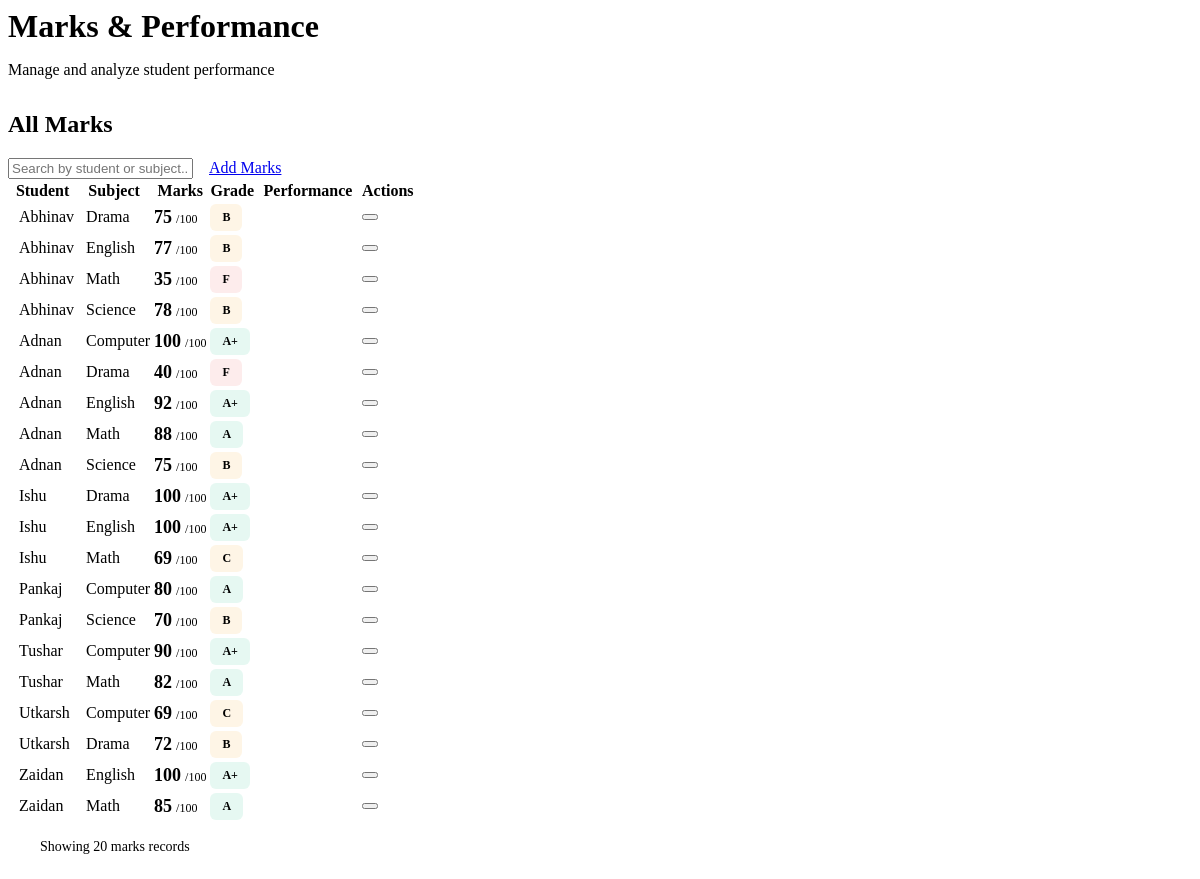
Screenshot of /view_marks.php (signed in) with the database file from the repository.
### tables this page shows
CREATE TABLE `marks` (
  `id` int(11) NOT NULL,
  `student_id` int(11) DEFAULT NULL,
  `subject_id` int(11) DEFAULT NULL,
  `marks` int(11) DEFAULT NULL
);

CREATE TABLE `users` (
  `id` int(11) NOT NULL,
  `name` varchar(100) DEFAULT NULL,
  `email` varchar(100) DEFAULT NULL,
  `password` varchar(100) DEFAULT NULL,
  `role` enum('admin','teacher','student') NOT NULL
);

CREATE TABLE `subjects` (
  `id` int(11) NOT NULL,
  `subject_name` varchar(100) DEFAULT NULL
);

### view_marks.php (the view, shortened to what this page needs)
<?php
include 'config.php';
$search = isset($_GET['search']) ? mysqli_real_escape_string($conn, $_GET['search']) : '';
if ($_SESSION['role'] == 'student') {
    $id = $_SESSION['user_id'];
    $query = "SELECT marks.id, users.name, subjects.subject_name, marks.marks
              FROM marks
              JOIN subjects ON marks.subject_id = subjects.id
              JOIN users ON marks.student_id = users.id
              WHERE marks.student_id = '$id'";
    if (!empty($search)) {
        $query .= " AND (users.name LIKE '%$search%' OR subjects.subject_name LIKE '%$search%')";
    }
    $query .= " ORDER BY subjects.subject_name";
} else {
    $query = "SELECT marks.id, users.name, subjects.subject_name, marks.marks
              FROM marks
              JOIN subjects ON marks.subject_id = subjects.id
              JOIN users ON marks.student_id = users.id";
    $query .= " ORDER BY users.name, subjects.subject_name";
}
$result = mysqli_query($conn, $query);
$marks_data = [];
while ($row = mysqli_fetch_assoc($result)) {
    $marks_data[] = $row;
}
?>
<div class="main-content">
    <div class="page-header">
        <h1>Marks & Performance</h1>
        <p class="text-secondary">
            <?php
            if ($_SESSION['role'] == 'student') {
                echo 'View your academic performance and grades';
            } else {
                echo 'Manage and analyze student performance';
            }
            ?>
        </p>
    </div>
    <div class="table-container">
        <div class="table-header">
            <h2 class="card-title">
                <?php echo $_SESSION['role'] == 'student' ? 'My Marks' : 'All Marks'; ?>
            </h2>
            <div class="table-actions">
                <div class="search-box">
                    <input type="text"
                           id="searchInput"
                           placeholder="Search by student or subject..."
                           value="<?php echo htmlspecialchars($search); ?>"
                           onkeyup="performSearch()">
                </div>
                <?php if ($_SESSION['role'] != 'student'): ?>
                    <a href="add_marks.php" class="btn btn-primary">
                        Add Marks
                    </a>
                <?php endif; ?>
            </div>
        </div>
        <div class="table-wrapper">
            <table>
                <thead>
                    <tr>
                        <?php if ($_SESSION['role'] != 'student'): ?>
                            <th>Student</th>
                        <?php endif; ?>
                        <th>Subject</th>
                        <th>Marks</th>
                        <th>Grade</th>
                        <th>Performance</th>
                        <?php if ($_SESSION['role'] == 'admin'): ?>
                            <th>Actions</th>
                        <?php endif; ?>
                    </tr>
                </thead>
                <tbody>
                    <?php
                    if (count($marks_data) > 0) {
                        foreach ($marks_data as $r) {
                            $grade = 'F';
                            $grade_class = 'danger';
                            if ($r['marks'] >= 90) { $grade = 'A+'; $grade_class = 'success'; }
                            elseif ($r['marks'] >= 80) { $grade = 'A'; $grade_class = 'success'; }
                            elseif ($r['marks'] >= 70) { $grade = 'B'; $grade_class = 'warning'; }
                            elseif ($r['marks'] >= 60) { $grade = 'C'; $grade_class = 'warning'; }
                            elseif ($r['marks'] >= 50) { $grade = 'D'; $grade_class = 'secondary'; }
                            $performance_width = ($r['marks'] / 100) * 100;
                            $performance_color = $r['marks'] >= 70 ? 'success' : ($r['marks'] >= 50 ? 'warning' : 'danger');
                        ?>
                            <tr>
                                <?php if ($_SESSION['role'] != 'student'): ?>
                                    <td>
                                        <div class="student-info">
                                            <?php echo htmlspecialchars($r['name']); ?>
                                        </div>
                                    </td>
                                <?php endif; ?>
                                <td>
                                    <div class="subject-info">
                                        <?php echo htmlspecialchars($r['subject_name']); ?>
                                    </div>
                                </td>
                                <td>
                                    <div class="marks-value">
                                        <span class="marks-number"><?php echo $r['marks']; ?></span>
                                        <span class="marks-total">/100</span>
                                    </div>
                                </td>
                                <td>
                                    <span class="grade-badge <?php echo $grade_class; ?>">
                                        <?php echo $grade; ?>
                                    </span>
                                </td>
                                <td>
                                    <div class="performance-bar">
                                        <div class="performance-fill <?php echo $performance_color; ?>"
                                             style="width: <?php echo $performance_width; ?>%"></div>
                                    </div>
                                </td>
                                <?php if ($_SESSION['role'] == 'admin'): ?>
                                    <td>
                                        <button class="btn btn-sm btn-secondary" onclick="editMarks(<?php echo $r['id']; ?>)">
                                        </button>
                                    </td>
                                <?php endif; ?>
                            </tr>
                        <?php
                        }
                    } else {
                        $colspan = $_SESSION['role'] == 'student' ? 4 : ($_SESSION['role'] == 'admin' ? 6 : 5);
                        echo '<tr><td colspan="' . $colspan . '" class="text-center text-secondary">No marks records found.</td></tr>';
                    }
                    ?>
                </tbody>
            </table>
        </div>
        <?php if (count($marks_data) > 0): ?>
            <div class="table-footer">
                <div class="record-count">
                    Showing <?php echo count($marks_data); ?> marks records
                </div>
            </div>
        <?php endif; ?>
    </div>
</div>

### view_marks.php (style rules this page uses)
.page-header { margin-bottom: 2rem; }
.page-header h1 { font-size: 2rem; font-weight: 700; color: var(--text-primary); margin-bottom: 0.5rem; }
.text-secondary { color: var(--text-secondary); }
.table-actions { display: flex; align-items: center; gap: 1rem; flex-wrap: wrap; }
.student-info, .subject-info { display: flex; align-items: center; gap: 0.5rem; }
.marks-value { display: flex; align-items: baseline; gap: 0.25rem; }
.marks-number { font-size: 1.125rem; font-weight: 600; color: var(--text-primary); }
.marks-total { font-size: 0.75rem; color: var(--text-secondary); }
.grade-badge { display: inline-block; padding: 0.375rem 0.75rem; border-radius: 6px; font-size: 0.75rem; font-weight: 600; text-transform: uppercase; }
.grade-badge.success { background: rgba(16, 185, 129, 0.1); color: var(--success); }
.grade-badge.warning { background: rgba(245, 158, 11, 0.1); color: var(--warning); }
.grade-badge.danger { background: rgba(239, 68, 68, 0.1); color: var(--danger); }
.performance-bar { position: relative; width: 100px; height: 8px; background: var(--border); border-radius: 4px; overflow: hidden; }
.performance-fill { height: 100%; border-radius: 4px; transition: width 0.3s ease; }
.performance-fill.success { background: var(--success); }
.performance-fill.warning { background: var(--warning); }
.performance-fill.danger { background: var(--danger); }
.table-footer { padding: 1rem 1.5rem; border-top: 1px solid var(--border); background: var(--background); display: flex; justify-content: space-between; align-items: center; flex-wrap: wrap; gap: 1rem; }
.record-count { display: flex; align-items: center; gap: 0.5rem; color: var(--text-secondary); font-size: 0.875rem; }

### rows the page displays
marks: student.name "Abhinav", subject.subject_name "Drama", marks "75", marks "B"
marks: student.name "Abhinav", subject.subject_name "English", marks "77", marks "B"
marks: student.name "Abhinav", subject.subject_name "Math", marks "35", grade "F"
marks: student.name "Abhinav", subject.subject_name "Science", marks "78", marks "B"
marks: student.name "Adnan", subject.subject_name "Computer", marks "100", marks "A+"
marks: student.name "Adnan", subject.subject_name "Drama", marks "40", grade "F"
marks: student.name "Adnan", subject.subject_name "English", marks "92", marks "A+"
marks: student.name "Adnan", subject.subject_name "Math", marks "88", marks "A"
marks: student.name "Adnan", subject.subject_name "Science", marks "75", marks "B"
marks: student.name "Ishu", subject.subject_name "Drama", marks "100", marks "A+"
marks: student.name "Ishu", subject.subject_name "English", marks "100", marks "A+"
marks: student.name "Ishu", subject.subject_name "Math", marks "69", marks "C"
marks: student.name "Pankaj", subject.subject_name "Computer", marks "80", marks "A"
marks: student.name "Pankaj", subject.subject_name "Science", marks "70", marks "B"
marks: student.name "Tushar", subject.subject_name "Computer", marks "90", marks "A+"
marks: student.name "Tushar", subject.subject_name "Math", marks "82", marks "A"
marks: student.name "Utkarsh", subject.subject_name "Computer", marks "69", marks "C"
marks: student.name "Utkarsh", subject.subject_name "Drama", marks "72", marks "B"
marks: student.name "Zaidan", subject.subject_name "English", marks "100", marks "A+"
marks: student.name "Zaidan", subject.subject_name "Math", marks "85", marks "A"

### other values shown
count($marks_data) "20"
